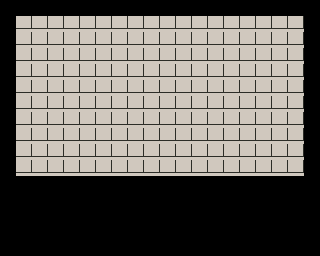

Tiled map render using the project's own tile images. Description and the whole map definition, tile-layer contents included, below:
An orthogonal 20x16 tile map with 16x16 px tiles, 5 tile layers (Floor 0 tiles, Floor 1 tiles, Floor 2 tiles, Floor 3 tiles, ...) and 5 objects.

<map version="1.9" tiledversion="1.9.0" orientation="orthogonal" renderorder="right-down" width="20" height="16" tilewidth="16" tileheight="16" infinite="0" nextlayerid="18" nextobjectid="527">
 <editorsettings>
  <export target="test_map_2.lua" format="lua" />
 </editorsettings>
 <tileset firstgid="1" name="test 3" tilewidth="16" tileheight="16" tilecount="16" columns="8">
  <image source="../assets/2d/tilesets/test.png" width="128" height="32" />
 </tileset>
 <group id="11" name="Floor 0">
  <layer id="12" name="Floor 0 tiles" width="20" height="16">
   <data encoding="csv">
0,0,0,0,0,0,0,0,0,0,0,0,0,0,0,0,0,0,0,0,
0,0,0,0,0,0,0,0,0,0,0,0,0,0,0,0,0,0,0,0,
0,0,0,0,0,0,0,0,0,0,0,0,0,0,0,0,0,0,0,0,
0,0,0,0,0,0,0,0,0,0,0,0,0,0,0,0,0,0,0,0,
0,0,0,0,0,0,0,0,0,0,0,0,0,0,0,0,0,0,0,0,
0,0,0,0,0,0,0,0,0,0,0,0,0,0,0,0,0,0,0,0,
0,0,0,0,0,0,0,0,0,0,0,0,0,0,0,0,0,0,0,0,
0,0,0,0,0,0,0,0,0,0,0,0,0,0,0,0,0,0,0,0,
0,0,0,0,0,0,0,0,0,0,0,0,0,0,0,0,0,0,0,0,
0,0,0,0,0,0,0,0,0,0,0,0,0,0,0,0,0,0,0,0,
0,0,0,0,0,0,0,0,0,0,0,0,0,0,0,0,0,0,0,0,
0,0,0,0,0,0,0,0,0,0,0,0,0,0,0,0,0,0,0,0,
0,0,0,0,0,0,0,0,0,0,0,0,0,0,0,0,0,0,0,0,
0,0,0,0,0,0,0,0,0,0,0,0,0,0,0,0,0,0,0,0,
0,0,0,0,0,0,0,0,0,0,0,0,0,0,0,0,0,0,0,0,
0,0,0,0,0,0,0,0,0,0,0,0,0,0,0,0,0,0,0,0
</data>
  </layer>
  <objectgroup color="#000000" id="3" name="Floor 0 hitbox">
   <object id="512" x="0" y="0" width="16" height="192" />
   <object id="513" x="16" y="176" width="304" height="16" />
   <object id="514" x="304" y="0" width="16" height="176" />
   <object id="515" x="16" y="0" width="288" height="16" />
  </objectgroup>
 </group>
 <group id="10" name="Floor 1">
  <layer id="13" name="Floor 1 tiles" width="20" height="16">
   <data encoding="csv">
0,0,0,0,0,0,0,0,0,0,0,0,0,0,0,0,0,0,0,0,
0,2,2,2,2,2,2,2,2,2,2,2,2,2,2,2,2,2,2,0,
0,2,2,2,2,2,2,2,2,2,2,2,2,2,2,2,2,2,2,0,
0,2,2,2,2,2,2,2,2,2,2,2,2,2,2,2,2,2,2,0,
0,2,2,2,2,2,2,2,2,2,2,2,2,2,2,2,2,2,2,0,
0,2,2,2,2,2,2,2,2,2,2,2,2,2,2,2,2,2,2,0,
0,2,2,2,2,2,2,2,2,2,2,2,2,2,2,2,2,2,2,0,
0,2,2,2,2,2,2,2,2,2,2,2,2,2,2,2,2,2,2,0,
0,2,2,2,2,2,2,2,2,2,2,2,2,2,2,2,2,2,2,0,
0,2,2,2,2,2,2,2,2,2,2,2,2,2,2,2,2,2,2,0,
0,2,2,2,2,2,2,2,2,2,2,2,2,2,2,2,2,2,2,0,
0,0,0,0,0,0,0,0,0,0,0,0,0,0,0,0,0,0,0,0,
0,0,0,0,0,0,0,0,0,0,0,0,0,0,0,0,0,0,0,0,
0,0,0,0,0,0,0,0,0,0,0,0,0,0,0,0,0,0,0,0,
0,0,0,0,0,0,0,0,0,0,0,0,0,0,0,0,0,0,0,0,
0,0,0,0,0,0,0,0,0,0,0,0,0,0,0,0,0,0,0,0
</data>
  </layer>
  <objectgroup color="#fafafa" id="5" name="Floor 1 hitbox">
   <object id="526" x="16" y="16" width="288" height="160" />
  </objectgroup>
 </group>
 <group id="9" name="Floor 2">
  <layer id="14" name="Floor 2 tiles" width="20" height="16">
   <data encoding="csv">
0,0,0,0,0,0,0,0,0,0,0,0,0,0,0,0,0,0,0,0,
0,0,0,0,0,0,0,0,0,0,0,0,0,0,0,0,0,0,0,0,
0,0,0,0,0,0,0,0,0,0,0,0,0,0,0,0,0,0,0,0,
0,0,0,0,0,0,0,0,0,0,0,0,0,0,0,0,0,0,0,0,
0,0,0,0,0,0,0,0,0,0,0,0,0,0,0,0,0,0,0,0,
0,0,0,0,0,0,0,0,0,0,0,0,0,0,0,0,0,0,0,0,
0,0,0,0,0,0,0,0,0,0,0,0,0,0,0,0,0,0,0,0,
0,0,0,0,0,0,0,0,0,0,0,0,0,0,0,0,0,0,0,0,
0,0,0,0,0,0,0,0,0,0,0,0,0,0,0,0,0,0,0,0,
0,0,0,0,0,0,0,0,0,0,0,0,0,0,0,0,0,0,0,0,
0,0,0,0,0,0,0,0,0,0,0,0,0,0,0,0,0,0,0,0,
0,0,0,0,0,0,0,0,0,0,0,0,0,0,0,0,0,0,0,0,
0,0,0,0,0,0,0,0,0,0,0,0,0,0,0,0,0,0,0,0,
0,0,0,0,0,0,0,0,0,0,0,0,0,0,0,0,0,0,0,0,
0,0,0,0,0,0,0,0,0,0,0,0,0,0,0,0,0,0,0,0,
0,0,0,0,0,0,0,0,0,0,0,0,0,0,0,0,0,0,0,0
</data>
  </layer>
  <objectgroup color="#969696" id="2" name="Floor 2 hitbox" />
 </group>
 <group id="8" name="Floor 3">
  <layer id="15" name="Floor 3 tiles" width="20" height="16">
   <data encoding="csv">
0,0,0,0,0,0,0,0,0,0,0,0,0,0,0,0,0,0,0,0,
0,0,0,0,0,0,0,0,0,0,0,0,0,0,0,0,0,0,0,0,
0,0,0,0,0,0,0,0,0,0,0,0,0,0,0,0,0,0,0,0,
0,0,0,0,0,0,0,0,0,0,0,0,0,0,0,0,0,0,0,0,
0,0,0,0,0,0,0,0,0,0,0,0,0,0,0,0,0,0,0,0,
0,0,0,0,0,0,0,0,0,0,0,0,0,0,0,0,0,0,0,0,
0,0,0,0,0,0,0,0,0,0,0,0,0,0,0,0,0,0,0,0,
0,0,0,0,0,0,0,0,0,0,0,0,0,0,0,0,0,0,0,0,
0,0,0,0,0,0,0,0,0,0,0,0,0,0,0,0,0,0,0,0,
0,0,0,0,0,0,0,0,0,0,0,0,0,0,0,0,0,0,0,0,
0,0,0,0,0,0,0,0,0,0,0,0,0,0,0,0,0,0,0,0,
0,0,0,0,0,0,0,0,0,0,0,0,0,0,0,0,0,0,0,0,
0,0,0,0,0,0,0,0,0,0,0,0,0,0,0,0,0,0,0,0,
0,0,0,0,0,0,0,0,0,0,0,0,0,0,0,0,0,0,0,0,
0,0,0,0,0,0,0,0,0,0,0,0,0,0,0,0,0,0,0,0,
0,0,0,0,0,0,0,0,0,0,0,0,0,0,0,0,0,0,0,0
</data>
  </layer>
  <objectgroup color="#323232" id="4" name="Floor 3 hitbox" />
 </group>
 <group id="7" name="Floor 4">
  <layer id="16" name="Floor 4 tiles" width="20" height="16">
   <data encoding="csv">
0,0,0,0,0,0,0,0,0,0,0,0,0,0,0,0,0,0,0,0,
0,0,0,0,0,0,0,0,0,0,0,0,0,0,0,0,0,0,0,0,
0,0,0,0,0,0,0,0,0,0,0,0,0,0,0,0,0,0,0,0,
0,0,0,0,0,0,0,0,0,0,0,0,0,0,0,0,0,0,0,0,
0,0,0,0,0,0,0,0,0,0,0,0,0,0,0,0,0,0,0,0,
0,0,0,0,0,0,0,0,0,0,0,0,0,0,0,0,0,0,0,0,
0,0,0,0,0,0,0,0,0,0,0,0,0,0,0,0,0,0,0,0,
0,0,0,0,0,0,0,0,0,0,0,0,0,0,0,0,0,0,0,0,
0,0,0,0,0,0,0,0,0,0,0,0,0,0,0,0,0,0,0,0,
0,0,0,0,0,0,0,0,0,0,0,0,0,0,0,0,0,0,0,0,
0,0,0,0,0,0,0,0,0,0,0,0,0,0,0,0,0,0,0,0,
0,0,0,0,0,0,0,0,0,0,0,0,0,0,0,0,0,0,0,0,
0,0,0,0,0,0,0,0,0,0,0,0,0,0,0,0,0,0,0,0,
0,0,0,0,0,0,0,0,0,0,0,0,0,0,0,0,0,0,0,0,
0,0,0,0,0,0,0,0,0,0,0,0,0,0,0,0,0,0,0,0,
0,0,0,0,0,0,0,0,0,0,0,0,0,0,0,0,0,0,0,0
</data>
  </layer>
  <objectgroup color="#646464" id="6" name="Floor 4 hitbox" />
 </group>
</map>